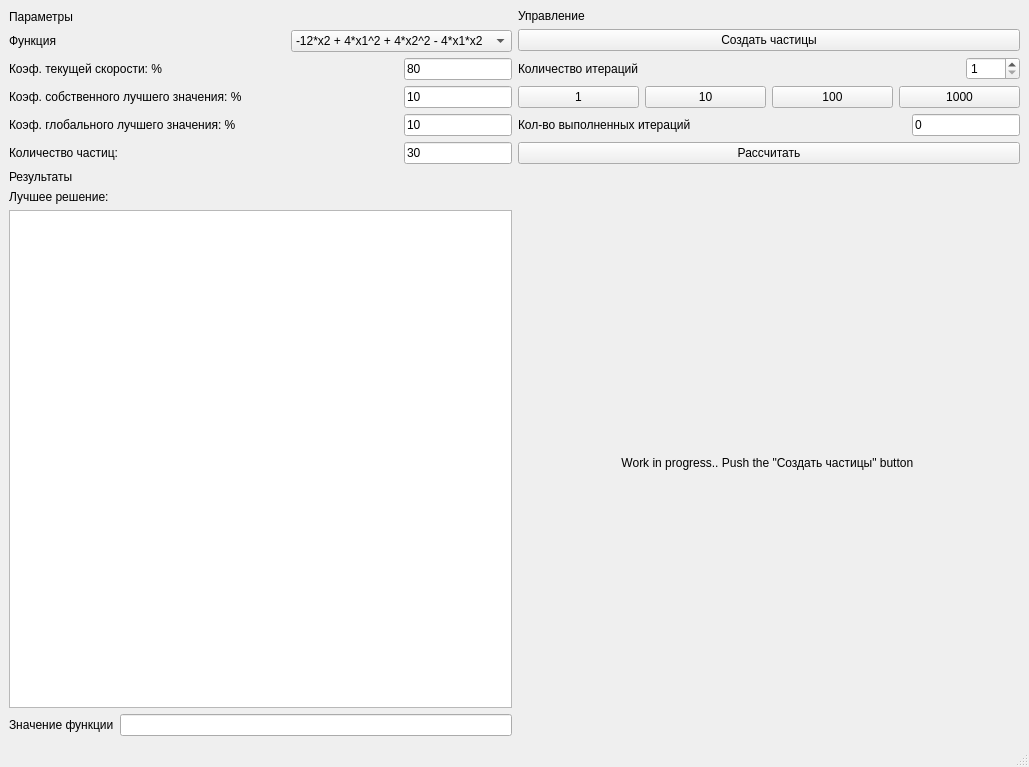
<?xml version="1.0" encoding="UTF-8"?>
<ui version="4.0">
 <class>MainWindow</class>
 <widget class="QMainWindow" name="MainWindow">
  <property name="geometry">
   <rect>
    <x>0</x>
    <y>0</y>
    <width>1029</width>
    <height>767</height>
   </rect>
  </property>
  <property name="maximumSize">
   <size>
    <width>1029</width>
    <height>767</height>
   </size>
  </property>
  <property name="windowTitle">
   <string>MainWindow</string>
  </property>
  <widget class="QWidget" name="centralwidget">
   <layout class="QVBoxLayout" name="verticalLayout_5">
    <item>
     <layout class="QHBoxLayout" name="horizontalLayout_11">
      <item>
       <layout class="QVBoxLayout" name="verticalLayout">
        <item>
         <widget class="QLabel" name="label">
          <property name="text">
           <string>Параметры</string>
          </property>
         </widget>
        </item>
        <item>
         <layout class="QHBoxLayout" name="horizontalLayout_2">
          <item>
           <widget class="QLabel" name="label_4">
            <property name="text">
             <string>Функция</string>
            </property>
           </widget>
          </item>
          <item alignment="Qt::AlignRight">
           <widget class="QComboBox" name="functions_box">
            <item>
             <property name="text">
              <string>-12*x2 + 4*x1^2 + 4*x2^2 - 4*x1*x2</string>
             </property>
            </item>
           </widget>
          </item>
         </layout>
        </item>
        <item>
         <layout class="QHBoxLayout" name="horizontalLayout">
          <item>
           <widget class="QLabel" name="label_2">
            <property name="text">
             <string>Коэф. текущей скорости: %</string>
            </property>
           </widget>
          </item>
          <item alignment="Qt::AlignRight">
           <widget class="QLineEdit" name="inertia_weight">
            <property name="text">
             <string>80</string>
            </property>
           </widget>
          </item>
         </layout>
        </item>
        <item>
         <layout class="QHBoxLayout" name="horizontalLayout_6">
          <item>
           <widget class="QLabel" name="label_5">
            <property name="text">
             <string>Коэф. собственного лучшего значения: % </string>
            </property>
           </widget>
          </item>
          <item alignment="Qt::AlignRight">
           <widget class="QLineEdit" name="cognitive_coef">
            <property name="text">
             <string>10</string>
            </property>
           </widget>
          </item>
         </layout>
        </item>
        <item>
         <layout class="QHBoxLayout" name="horizontalLayout_4">
          <item>
           <widget class="QLabel" name="label_3">
            <property name="text">
             <string>Коэф. глобального лучшего значения: % </string>
            </property>
           </widget>
          </item>
          <item alignment="Qt::AlignRight">
           <widget class="QLineEdit" name="social_coef">
            <property name="text">
             <string>10</string>
            </property>
           </widget>
          </item>
         </layout>
        </item>
        <item>
         <layout class="QHBoxLayout" name="horizontalLayout_3">
          <item>
           <widget class="QLabel" name="label_6">
            <property name="text">
             <string>Количество частиц:</string>
            </property>
           </widget>
          </item>
          <item alignment="Qt::AlignRight">
           <widget class="QLineEdit" name="partial_amount">
            <property name="text">
             <string>30</string>
            </property>
            <property name="maxLength">
             <number>32774</number>
            </property>
            <property name="readOnly">
             <bool>false</bool>
            </property>
           </widget>
          </item>
         </layout>
        </item>
       </layout>
      </item>
      <item>
       <layout class="QVBoxLayout" name="verticalLayout_3">
        <item>
         <widget class="QLabel" name="label_9">
          <property name="text">
           <string>Управление</string>
          </property>
         </widget>
        </item>
        <item>
         <widget class="QPushButton" name="initial_swarm_button">
          <property name="text">
           <string>Создать частицы</string>
          </property>
         </widget>
        </item>
        <item>
         <layout class="QHBoxLayout" name="horizontalLayout_8">
          <item>
           <widget class="QLabel" name="label_10">
            <property name="text">
             <string>Количество итераций</string>
            </property>
           </widget>
          </item>
          <item alignment="Qt::AlignRight">
           <widget class="QSpinBox" name="amount_of_iters">
            <property name="alignment">
             <set>Qt::AlignLeading|Qt::AlignLeft|Qt::AlignVCenter</set>
            </property>
            <property name="minimum">
             <number>1</number>
            </property>
            <property name="maximum">
             <number>1000</number>
            </property>
           </widget>
          </item>
         </layout>
        </item>
        <item>
         <layout class="QHBoxLayout" name="horizontalLayout_7">
          <item>
           <widget class="QPushButton" name="plusone_iter">
            <property name="text">
             <string>1</string>
            </property>
           </widget>
          </item>
          <item>
           <widget class="QPushButton" name="plusten_iters">
            <property name="text">
             <string>10</string>
            </property>
           </widget>
          </item>
          <item>
           <widget class="QPushButton" name="plushundred_iters">
            <property name="text">
             <string>100</string>
            </property>
           </widget>
          </item>
          <item>
           <widget class="QPushButton" name="plusthousand_iters">
            <property name="text">
             <string>1000</string>
            </property>
           </widget>
          </item>
         </layout>
        </item>
        <item>
         <layout class="QHBoxLayout" name="horizontalLayout_9">
          <item>
           <widget class="QLabel" name="label_8">
            <property name="text">
             <string>Кол-во выполненных итераций</string>
            </property>
           </widget>
          </item>
          <item alignment="Qt::AlignRight">
           <widget class="QLineEdit" name="previous_iters">
            <property name="text">
             <string>0</string>
            </property>
            <property name="readOnly">
             <bool>true</bool>
            </property>
           </widget>
          </item>
         </layout>
        </item>
        <item>
         <widget class="QPushButton" name="calculate_swarm">
          <property name="text">
           <string>Рассчитать</string>
          </property>
         </widget>
        </item>
       </layout>
      </item>
     </layout>
    </item>
    <item>
     <layout class="QVBoxLayout" name="verticalLayout_4">
      <item>
       <widget class="QLabel" name="label_11">
        <property name="text">
         <string>Результаты</string>
        </property>
       </widget>
      </item>
      <item>
       <layout class="QHBoxLayout" name="horizontalLayout_5">
        <item>
         <layout class="QVBoxLayout" name="verticalLayout_2">
          <property name="sizeConstraint">
           <enum>QLayout::SetNoConstraint</enum>
          </property>
          <item>
           <widget class="QLabel" name="label_13">
            <property name="text">
             <string>Лучшее решение:</string>
            </property>
           </widget>
          </item>
          <item>
           <widget class="QTextEdit" name="Best_solution">
            <property name="readOnly">
             <bool>true</bool>
            </property>
           </widget>
          </item>
          <item>
           <layout class="QHBoxLayout" name="horizontalLayout_10">
            <item>
             <widget class="QLabel" name="label_12">
              <property name="text">
               <string>Значение функции</string>
              </property>
             </widget>
            </item>
            <item>
             <widget class="QLineEdit" name="function_value">
              <property name="readOnly">
               <bool>true</bool>
              </property>
             </widget>
            </item>
           </layout>
          </item>
         </layout>
        </item>
        <item>
         <widget class="QLabel" name="state_field">
          <property name="sizePolicy">
           <sizepolicy hsizetype="Expanding" vsizetype="Preferred">
            <horstretch>0</horstretch>
            <verstretch>0</verstretch>
           </sizepolicy>
          </property>
          <property name="maximumSize">
           <size>
            <width>16777215</width>
            <height>16777215</height>
           </size>
          </property>
          <property name="text">
           <string>Work in progress.. Push the &quot;Создать частицы&quot; button </string>
          </property>
          <property name="alignment">
           <set>Qt::AlignCenter</set>
          </property>
         </widget>
        </item>
       </layout>
      </item>
     </layout>
    </item>
   </layout>
  </widget>
  <widget class="QStatusBar" name="statusbar"/>
 </widget>
 <resources/>
 <connections/>
</ui>
